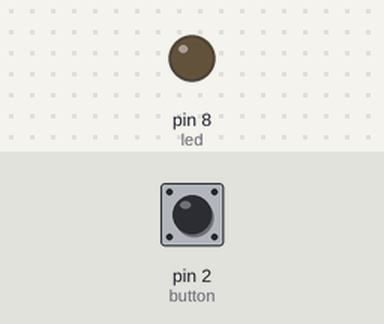
The sketch below on a simulated Arduino Uno, built with avr-gcc and run on an emulated ATmega328P. On the bench: output pins drawn as LEDs (lit = HIGH). Dashed ring = blinking. Inputs (shaded band) come from the test bench; at power-on: pin 2 (button) LOW.

Above: at 1.2 s.
1.3 s: pin 2 (button) pulled HIGH for 0.15 s
At 1.55 s:
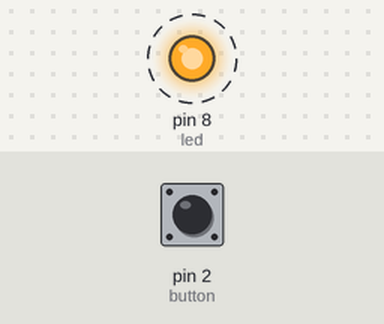
3.1 s: pin 2 (button) pulled HIGH for 3.2 s
At 6.9 s:
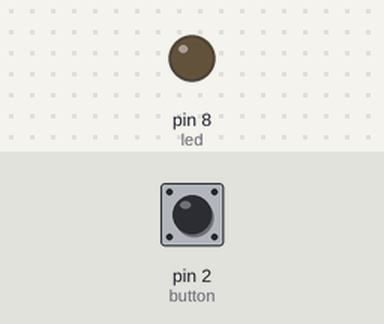
Timing chart, 0 to 8.4 s (numbered marks = the images above; inputs shaded):
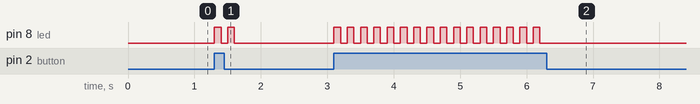

Measured:
- after the input at 1.3 s, pin 8 (led): alternates HIGH for 0.10 s and LOW for 0.10 s, 4 changes in all, then stays LOW, starting at once
- after the input at 3.1 s, pin 8 (led): alternates HIGH for 0.10 s and LOW for 0.10 s, 32 changes in all, then stays LOW, starting at once

The sketch:

sketch_dec29a.ino
```cpp
int button = 2;
int led = 8;

void setup() {
  // put your setup code here, to run once:
  pinMode(led, OUTPUT);
  pinMode(button, INPUT);
}

void loop() {
  // put your main code here, to run repeatedly:
  if (digitalRead(button) == HIGH) {
    digitalWrite(led, HIGH);
    delay(100);
    digitalWrite(led, LOW);
    delay(100);
    digitalWrite(led, HIGH);
    delay(100);
    digitalWrite(led, LOW);
    delay(100);
  } else {
    digitalWrite(led, LOW);
  }
}
```
